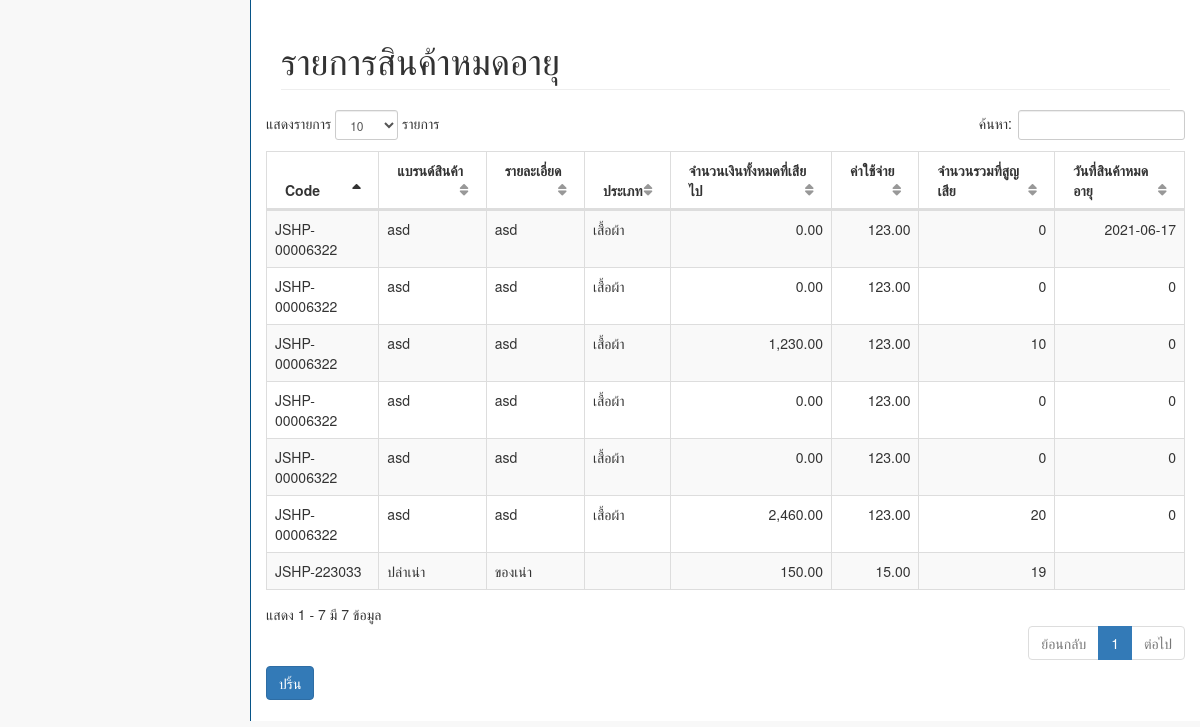
Page /pages/product_lose.php (signed in) on the committed database.
### tables this page shows
CREATE TABLE `lose` (
  `p_id` int(10) NOT NULL,
  `product_code` varchar(30) NOT NULL,
  `product_name` varchar(30) NOT NULL,
  `description_name` varchar(30) NOT NULL,
  `amount_lose` varchar(30) NOT NULL,
  `qty` varchar(30) NOT NULL,
  `cost` varchar(30) NOT NULL,
  `date` varchar(30) NOT NULL,
  `category` varchar(20) NOT NULL,
  `exdate` varchar(30) NOT NULL
);

### pages/product_lose.php (the view, shortened to what this page needs)
<!DOCTYPE html>
<html lang="en">
<head>
    <link href="../vendor/bootstrap/css/bootstrap.min.css" rel="stylesheet">
    <link href="../vendor/metisMenu/metisMenu.min.css" rel="stylesheet">
    <link href="../vendor/datatables-plugins/dataTables.bootstrap.css" rel="stylesheet">
    <link href="../vendor/datatables-responsive/dataTables.responsive.css" rel="stylesheet">
    <link href="../dist/css/sb-admin-2.css" rel="stylesheet">
    <link href="../vendor/font-awesome/css/font-awesome.min.css" rel="stylesheet" type="text/css">
        <link href="src/facebox.css" media="screen" rel="stylesheet" type="text/css" />
        <link rel="stylesheet" type="text/css" media="print" href="print.css" />
</head>
<body>
    <div id="page-wrapper">
        <div class="row">
            <div class="col-lg-12">
                <h1 class="page-header">รายการสินค้าหมดอายุ</h1>
            </div>
            <div id="maintable"><div style="margin-top: -19px; margin-bottom: 21px;">
               <table width="100%" class="table table-striped table-bordered table-hover" id="dataTables-example">
                <thead>
                    <tr>
                        <th> Code </th>
                        <th> แบรนด์สินค้า </th>
                        <th> รายละเอี่ยด </th>
                        <th> ประเภท </th>
                        <th> จำนวนเงินทั้งหมดที่เสียไป </th>
                        <th> ค่าใช้จ่าย </th>
                        <th> จำนวนรวมที่สูญเสีย  </th>
                        <th> วันที่สินค้าหมดอายุ  </th>
                    </tr>
                </thead>
                <tbody>
                    <?php
                    function formatMoney($number, $fractional=false) {
                        if ($fractional) {
                            $number = sprintf('%.2f', $number);
                        }
                        while (true) {
                            $replaced = preg_replace('/(-?\d+)(\d\d\d)/', '$1,$2', $number);
                            if ($replaced != $number) {
                                $number = $replaced;
                            } else {
                                break;
                            }
                        }
                        return $number;
                    }
                    include('connect.php');
                    $result = $db->prepare("SELECT * FROM lose ORDER BY p_id");
                    $result->execute();
                    for($i=0; $row = $result->fetch(); $i++){
                        ?>
                        <tr class="record">
                            <td><?php echo $row['product_code']; ?></td>
                            <td><?php echo $row['product_name']; ?></td>
                            <td><?php echo $row['description_name']; ?></td>
                            <td><?php echo $row['category']; ?></td>
                            <td align="right"><?php
                                $pcost=$row['amount_lose'];
                                echo formatMoney($pcost, true);
                                ?></td>
                                <td align="right"><?php
                                    $pcost=$row['cost'];
                                    echo formatMoney($pcost, true);
                                    ?></td>
                                    <td align="right"><?php echo $row['qty']; ?></td>
                                     <td align="right"><?php echo $row['exdate']; ?></td>
                                </tr>
                                <?php
                            }
                            ?>
                        </tbody>
                    </table>
                    <a href="" onclick="window.print()" class="btn btn-primary"><i class="icon-print icon-large"></i> ปริ้น</a>
                </div>
            </div>
        </div>
    </div>
</body>
</html>

### pages/print.css (style rules this page uses)
h1 { text-transform:uppercase; }
th { text-align:left; }
td { text-align:left; border-top:1px solid; padding:2px; }
.btn { display:none; }
body { font-family:arial; font-size:13px; }
@media screen { a { display: none; } }

### rows in the picture
lose: product_code "JSHP-223033", product_name "ปล่าเน่า", description_name "ของเน่า", amount_lose "150.00", cost "15.00", qty "19"
lose: product_code "JSHP-00006322", product_name "asd", description_name "asd", category "เสื้อผ้า", amount_lose "0.00", cost "123.00", qty "0", exdate "2021-06-17"
lose: product_code "JSHP-00006322", product_name "asd", description_name "asd", category "เสื้อผ้า", amount_lose "0.00", cost "123.00", qty "0", exdate "0"
lose: product_code "JSHP-00006322", product_name "asd", description_name "asd", category "เสื้อผ้า", amount_lose "1,230.00", cost "123.00", qty "10", exdate "0"
lose: product_code "JSHP-00006322", product_name "asd", description_name "asd", category "เสื้อผ้า", amount_lose "0.00", cost "123.00", qty "0", exdate "0"
lose: product_code "JSHP-00006322", product_name "asd", description_name "asd", category "เสื้อผ้า", amount_lose "0.00", cost "123.00", qty "0", exdate "0"
lose: product_code "JSHP-00006322", product_name "asd", description_name "asd", category "เสื้อผ้า", amount_lose "2,460.00", cost "123.00", qty "20", exdate "0"
